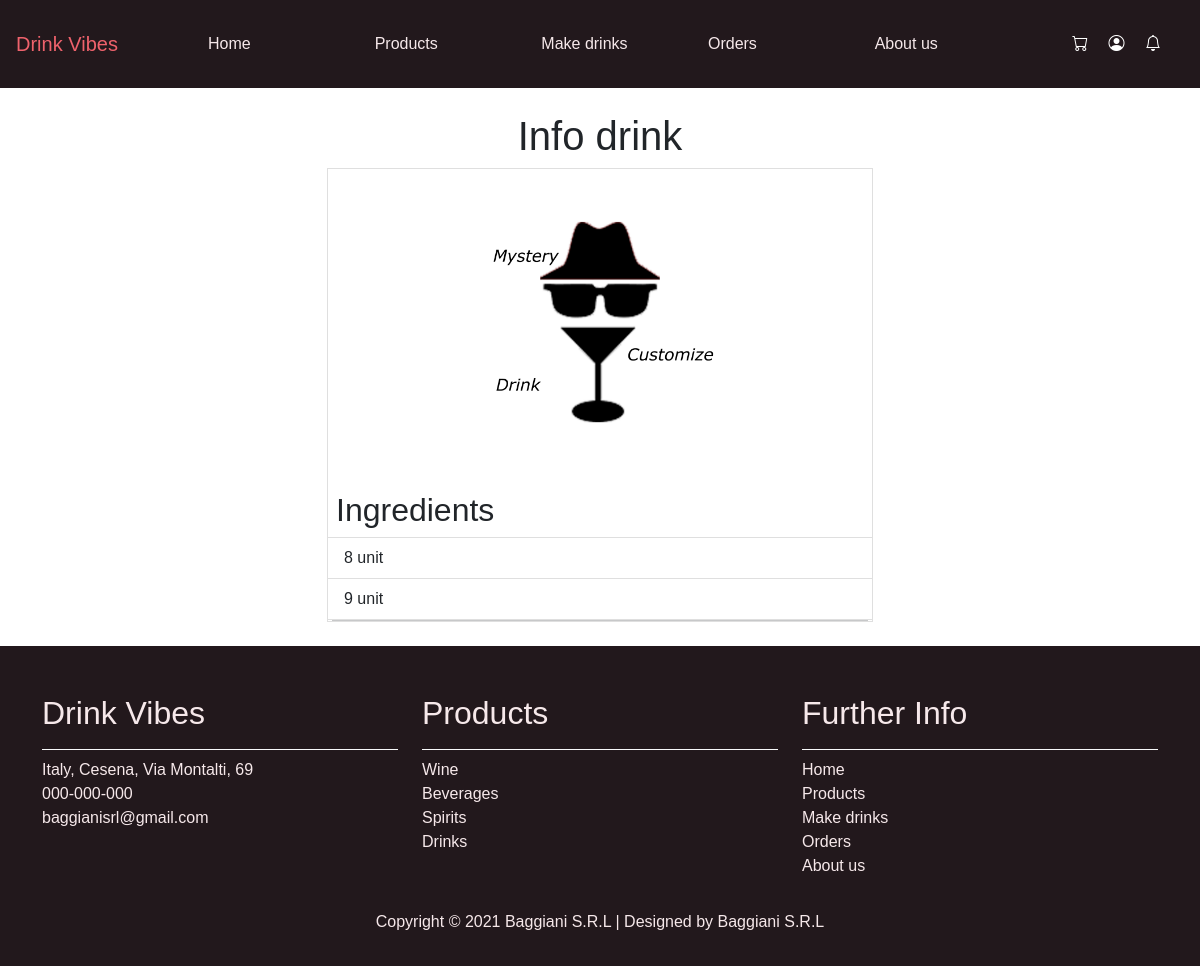
Before: /infodrink.php?articID=10 with the older database file.
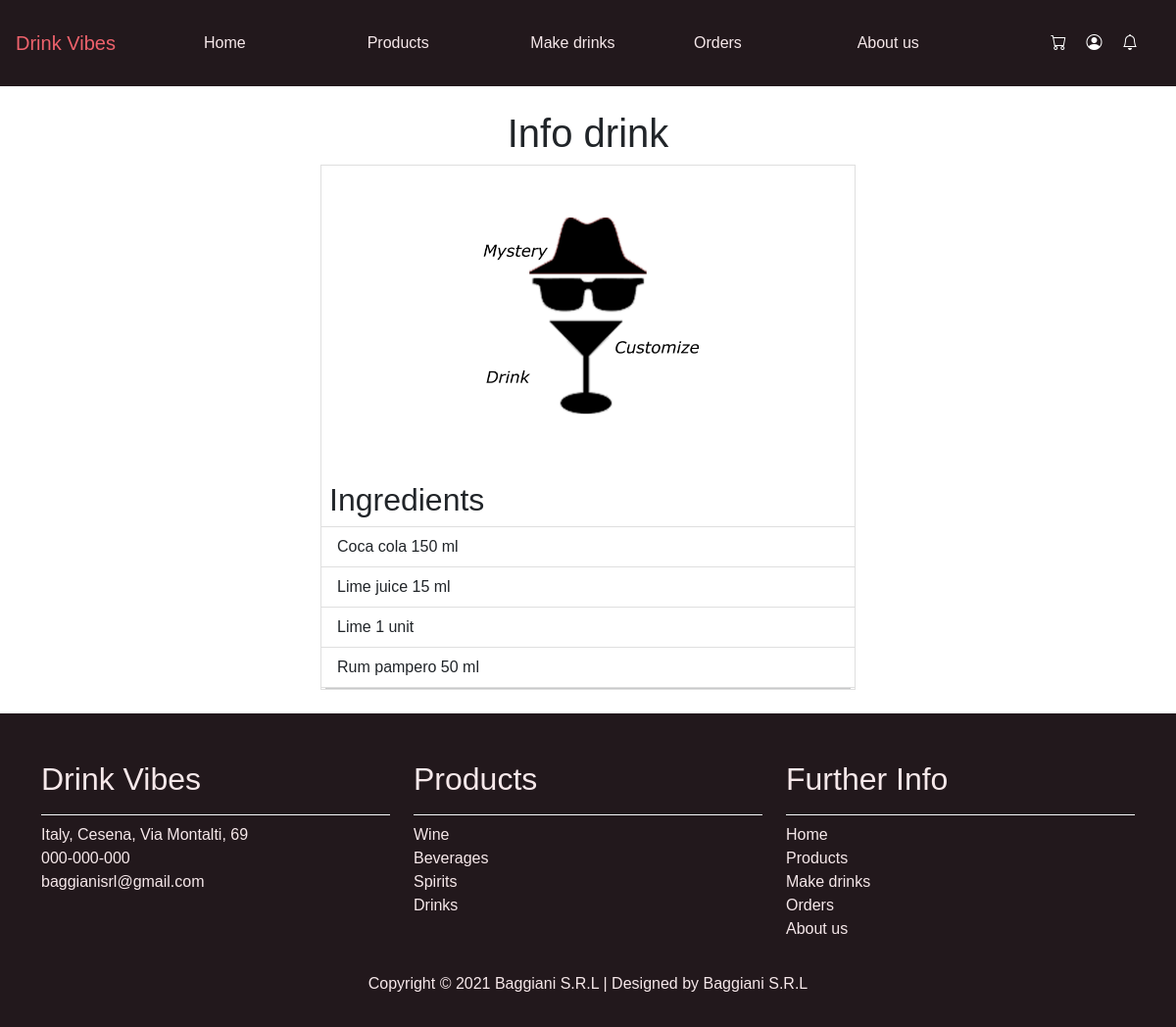
After: the same page with the newer database file.
### tables this page shows
CREATE TABLE `drinkhandmade` (
  `drinkID` int(255) NOT NULL,
  `ingredientID` int(255) NOT NULL,
  `qty` int(255) NOT NULL
);

### infodrink.php (called while the page is built, shortened)
<?php
    require_once("./utils/ManagerInfoDrink.php");
    $cssArray[0]="./assets/css/infodrink-style.css";
    $articID = $_REQUEST["articID"];
    $manager = new ManagerInfoDrink();
    $manager->createIngredientsOfDrink($articID);
    $ingredients = $manager->getAllIngredients();
    require_once("template/base.php");
?>

### assets/db/database.php (called while the page is built, shortened)
<?php
class DatabaseHelper{
    private $conn;
    public function __construct($servername, $username, $password, $dbname, $port){
        $this->conn = new mysqli($servername, $username, $password, $dbname, $port);
    }
    public function getIngredientsCustomDrink($drinkID){
        $stmt = $this->conn->prepare("SELECT ingredientID,qty FROM drinkhandmade WHERE drinkID=?");
        $stmt-> bind_param("i",$drinkID);
        $stmt->execute();
        $result = $stmt->get_result();
        return $result->fetch_all(MYSQLI_ASSOC);
    }
    public function getCategoryOfIngredient($ingredientID){
        $stmt = $this->conn->prepare("SELECT category FROM ingredient WHERE ingredientID=?");
        $stmt-> bind_param("i",$ingredientID);
        $stmt->execute();
        $result = $stmt->get_result();
        $res = $result->fetch_all(MYSQLI_ASSOC);
        return $res[0]["category"];
    }
}
?>

### utils/ManagerInfoDrink.php (called while the page is built, shortened)
<?php
require_once("assets/db/database.php");
require_once("./utils/InfoIngredient.php");
    class ManagerInfoDrink{
        private $ingredients;
        public function __construct() {
            $this->dbh = new DatabaseHelper("localhost","root","", "drinkdb",3306);
            $this-> ingredients = array();
        }
        public function addIngredient($ing){
            array_push($this-> ingredients, $ing );
        }
        public function createIngredientsOfDrink($drinkID){
            $allIngredients = $this-> dbh->getIngredientsCustomDrink($drinkID);
            foreach($allIngredients as $tmp){
                $category = $this->dbh-> getCategoryOfIngredient($tmp["ingredientID"]);
            }
        }
        public function getAllIngredients(){
            return $this->ingredients;
        }
    }
?>

### utils/InfoIngredient.php (called while the page is built, shortened)
<?php
class InfoIngredient{
    private $name;
    private $qty;
    private $category;
    public function __construct($name, $qty, $category){
         $this-> name = $name;
         $this-> qty = $qty;
         $this-> category = $category;
    }
    public function getName(){
        return $this->name;
    }
    public function getQty(){
        return $this->qty;
    }
    public function getCategory(){
        return $this->category;
    }
}
?>

### template/main-infodrink.php (the view)
<div class="container mt-4">
    <h1 class="text-center"> Info drink </h1>
    <div class="row">
        <div class="col-2 col-md-3"> </div>
        <div class="col-8 col-md-6">
            <div class="card mb-4 product-wap rounded-0">
                <div class="card-inner">
                    <img class="card-img rounded-0" src="assets/img/mysteryDrink2.png" alt="Mystery customize drink">
                </div>
                <div class="card-body pb-0 px-2">
                    <h2 class="card-title">Ingredients</h2>
                </div>
                <ul class="list-group list-group-flush">
                    <?php foreach($ingredients as $tmp):?>
                        <li class="list-group-item">
                            <?php echo $tmp->getName()." ".$tmp->getQty();?>
                            <?php if($tmp->getCategory()=="Liquid"){
                                echo "ml";
                            }else{
                                echo "unit";
                            }
                            ?>
                        </li>
                    <?php  endforeach;?>
                </ul>
                <div class="mx-1">
                    <hr class="line my-0">
                </div>
            </div>
        </div>
        <div class="col-2 col-md-3"> </div>
    </div>
</div>

### template/base.php (shortened to what this page needs)
<!doctype html>
<html lang="en">
<head>
  <link href="https://cdn.jsdelivr.net/npm/bootstrap@5.1.3/dist/css/bootstrap.min.css" rel="stylesheet"
>
  <link href="./assets/css/base-style.css" rel="stylesheet" type="text/css" />
  <link rel="stylesheet" href="https://cdn.jsdelivr.net/npm/bootstrap-icons@1.3.0/font/bootstrap-icons.css">
  <link rel="stylesheet" href="https://use.fontawesome.com/releases/v5.7.2/css/all.css">
  <?php
    if(isset($cssArray)){
      foreach($cssArray as $tmpCss){
        echo '<link href="'.$tmpCss.'" rel="stylesheet" type="text/css" />';
      }
    }
  ?>
</head>
<body class="bg-white">
  <div class="container-fluid p-0 overflow-hidden">
    <header>
      <div class="row">
        <nav class="navbar navbar-expand-lg navbar-light py-4">
          <a id="DrinkVibes" class="navbar-brand me-0 col-3 col-lg-2 ps-3" href="#">Drink Vibes</a>
          <div class="collapse navbar-collapse col-lg-10" id="toggleMobileMenu">
            <div class="col-12">
              <ul class="navbar-nav ">
                <li class="col-lg-2">
                  <a class="nav-link text-start" href="./index.php">Home</a>
                </li>
                <li class="col-lg-2">
                  <a class="nav-link text-start" href="./products.php">Products</a>
                </li>
                <li class="col-lg-2">
                  <a class="nav-link text-start" href="./makeyourdrink.php">Make drinks</a>
                </li>
                <li class="col-lg-2">
                  <a class="nav-link text-start" href="./orders.php">Orders</a>
                </li>
                <li class="col-lg-2">
                  <a class="nav-link text-start" href="./aboutus.php">About us</a>
                </li>
                <li class="icons-link col-lg-2">
                  <ul class="p-0 text-center">
                    <li>
                    <a class="nav-link  text-white" href="./shoppingcart.php" title="Cart"> <i class="bi bi-cart"></i> </a>
                    </li>
                    <li >
                      <a class="nav-link  text-white" href="./login.php" title="User profile"><i class="bi bi-person-circle"></i> </a>
                    </li>
                    <li>
                      <a class="nav-link  text-white" href="./notifications.php" title="Notifications "><i class="bi bi-bell"></i> </a>
                    </li>
                  </ul>
                </li>
              </ul>
            </div>
          </div>
        </nav>
      </div>
    </header>
   <main>
    <?php require($templateParams["main-content"]); ?>
   </main>
   <footer>
    <div class="container">
        <div class="row">
            <div class="col-md-4 pt-5">
                <h2 class="h2 border-bottom pb-3 border-light" id="footer-category-info" >Drink Vibes</h2>
                <ul class="list-unstyled">
                    <li>
                        Italy, Cesena, Via Montalti, 69
                    </li>
                    <li>
                        <a class="text-decoration-none" href="tel:000-000-000">000-000-000</a>
                    </li>
                    <li>
                        <a class="text-decoration-none" href="mailto:baggianisrl@gmail.com">baggianisrl@gmail.com</a>
                    </li>
                </ul>
            </div>
            <div class="col-md-4 pt-5">
                <h2 class="h2 border-bottom pb-3 border-light" id="footer-category-products">Products</h2>
                <ul class="list-unstyled footer-link-list">
                    <li><a class="text-decoration-none" href="#">Wine</a></li>
                    <li><a class="text-decoration-none" href="#">Beverages</a></li>
                    <li><a class="text-decoration-none" href="#">Spirits</a></li>
                    <li><a class="text-decoration-none" href="#">Drinks</a></li>
                </ul>
            </div>
            <div class="col-md-4 pt-5">
                <h2 class="h2 border-bottom pb-3 border-light" id="footer-category">Further Info</h2>
                <ul class="list-unstyled footer-link-list">
                    <li><a class="text-decoration-none" href="./index.php">Home</a></li>
                    <li><a class="text-decoration-none" href="./products.php">Products</a></li>
                    <li><a class="text-decoration-none" href="./makeyourdrink.php">Make drinks</a></li>
                    <li><a class="text-decoration-none" href="./orders.php">Orders</a></li>
                    <li><a class="text-decoration-none" href="./aboutus.php">About us</a></li>
                </ul>
            </div>
        </div>
    </div>
    <div class="py-3">
        <div class="row">
              <div class="col-12">
                  <p class="copyright text-center">
                     Copyright &copy; 2021 Baggiani S.R.L | Designed by Baggiani S.R.L
                  </p>
              </div>
        </div>
    </div>
   </footer>
  </div>
</body>
</html>

### assets/css/base-style.css (style rules this page uses)
footer a, .list-unstyled, .copyright.text-center { color: #F6E8EA; }
.nav-link.text-start { color: #F6E8EA !important; }
#footer-category, #footer-category-products, #footer-category-info { color: #F6E8EA; }
footer, nav { background-color: #22181C !important; }
li.icons-link li { display: inline-block !important; }
#DrinkVibes { color: #EF626C !important; }
*:not(i) { font-family: Arial, Helvetica, sans-serif !important; }

### assets/css/infodrink-style.css (style rules this page uses)
.container.mt-4 { display: flex; min-height: 60vh; flex-direction: column; justify-content: flex-start; }

Changed rows visible on the page:
removed drinkhandmade: qty "8", shows "unit"
removed drinkhandmade: qty "9", shows "unit"
added drinkhandmade: Name "Coca cola", qty "150", shows "ml"
added drinkhandmade: Name "Lime juice", qty "15", shows "ml"
added drinkhandmade: Name "Lime", qty "1", shows "unit"
added drinkhandmade: Name "Rum pampero", qty "50", shows "ml"
